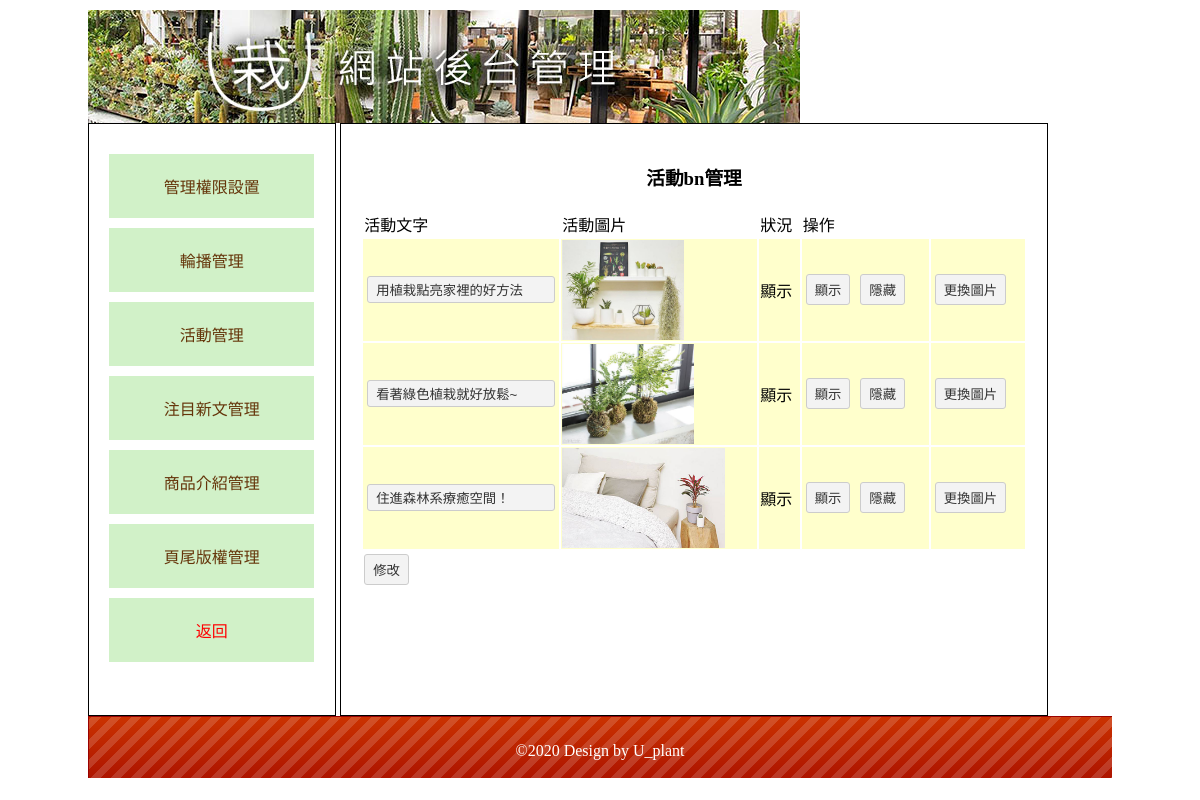
The app's page /admin.php?redo=banner3s (signed in) with its own data.
### tables this page shows
CREATE TABLE `q1t7_img` (
  `id` int(11) NOT NULL,
  `text` text NOT NULL,
  `img` text NOT NULL,
  `dpy` int(11) NOT NULL
);

CREATE TABLE `q4t11_footer` (
  `id` int(10) UNSIGNED NOT NULL,
  `once` text NOT NULL
);

### sql.php (called while the page is built, shortened)
<?php
$db = new PDO("mysql:host=127.0.0.1;dbname=s1080414;charset=utf8", "root", "");
function select($tb, $wh)
{
  global $db;
  return $db->query("SELECT * FROM " . $tb . " WHERE " . $wh)->fetchAll();
}
function jlo($lk)
{
  return "location.href='" . $lk . "'";
}
?>
<?php
$re = select("q4t11_footer", 1);
$bot = $re[0]['once'];
?>

### banner3s.php (the view)
<h3 class="ct">活動bn管理</h3>
<form method="post" action="api.php?do=image3smdy">
  <table width="100%">
    <tbody>
      <tr class="yel">
        <td width="30%">活動文字</td>
        <td width="30%">活動圖片</td>
        <td>狀況</td>
        <td>操作</td>
      </tr>
      <?php
      $rer = select("q1t7_img", 1);
      foreach ($rer as $value) {
      ?>
  <tr bgcolor=#ffc>
     <td><input type="text" name="text[<?= $value['id'] ?>]" value="<?= $value['text'] ?>" id=""></td>
     <td><img style="height:100px" src="upload/<?= $value['img'] ?>"></td>
     <td>
       <?= ($value['dpy']) ? "顯示" : "隱藏"; ?>
     </td>
     <td>
            <input type="button" value="顯示" onclick="<?= jlo('api.php?do=bn3son&id=' . $value['id']) ?>">
            <input type="button" value="隱藏" onclick="<?= jlo('api.php?do=bn3soff&id=' . $value['id']) ?>">
          </td>
          <td><input type="button" onclick="op('#cover','#cvr','view.php?do=image3schg&id=<?= $value['id'] ?>')" value="更換圖片"></td>
    </tr>
      <?php
      }
      ?>
    </tbody>
  </table>
  <input type="submit" value="修改">
</form>

### admin.php (shortened to what this page needs)
<?php
require_once('sql.php');
$main = (empty($_GET['redo'])) ? "admain" : $_GET['redo'];
$re = select("q4t10_admin", "acc='" . $_SESSION['admin'] . "'");
$access = unserialize($re[0]['access']);
?>
<!DOCTYPE html PUBLIC "-//W3C//DTD XHTML 1.0 Transitional//EN" "http://www.w3.org/TR/xhtml1/DTD/xhtml1-transitional.dtd">
<html xmlns="http://www.w3.org/1999/xhtml">
<head>
  <link href="./Manage Page_files/css.css" rel="stylesheet" type="text/css">
</head>
<body>
  <div id="main" style="width: 1024px;height: 768px;overflow: scroll;padding: 0;margin: 10px auto;border: 0;">
    <div id="top">
      <a href="?">
        <img src="./Manage Page_files/0416.jpg">
      </a>
    </div>
    <div id="left" class="ct">
      <div style="min-height:400px;">
        <a href="?redo=admain">管理權限設置</a>
        <?= ($access[0]) ? '<a href="?redo=banner">輪播管理</a>' : '' ?>
        <?= ($access[1]) ? '<a href="?redo=banner3s">活動管理</a>' : '' ?>
        <?= ($access[2]) ? '<a href="?redo=anews">注目新文管理</a>' : '' ?>
        <?= ($access[3]) ? '<a href="?redo=tp">商品介紹管理</a>' : '' ?>
        <?= ($access[4]) ? '<a href="?redo=bot">頁尾版權管理</a>' : '' ?>
        <a href="api.php?do=adlogout" style="color:#f00;">返回</a>
      </div>
    </div>
    <div id="right"><?php include $main . ".php"; ?>
    </div>
    <div id="bottom" style="line-height:70px; color:#FFF; background:url(images/bot.png);" class="ct">
      <?= $bot ?>
    </div>
  </div>
</body>
</html>

### Manage Page_files/css.css (style rules this page uses)
body { font-family: "微軟正黑體"; }
#main { width: 1034px; padding: 10px; margin: 20px auto 20px auto; border: #000 solid 1px; min-height: 768px; }
#top a { color: #ce631c; text-decoration: none; }
#left { display: inline-block; width: 20%; padding: 2%; min-height: 550px; vertical-align: top; border: #000 1px solid; }
#left a { display: block; padding: 20px 5px 20px 5px; text-decoration: none; background: #d1f1c8; margin: 10px auto 10px auto; color: #65350a; }
.ct { text-align: center; }
#right { display: inline-block; width: 65%; padding: 2%; min-height: 550px; border: #000 1px solid; }
#bottom { height: 70px; background-size: cover; }
input[type="text"], input[type="password"], input[type="submit"], button, .button, input[type="reset"], input[type="button"], select，textarea, input[type="number"] { background: #f3f3f3; border: #ccc 1px solid; border-radius: 3px; padding: 5px 8px 5px 8px; text-decoration: none; margin: 3px; color: #333; }
input[type="text"], input[type="password"] { width: 170px; }

### records on screen
q1t7_img: text "用植栽點亮家裡的好方法", img (picture), dpy "顯示"
q1t7_img: text "看著綠色植栽就好放鬆~", img (picture), dpy "顯示"
q1t7_img: text "住進森林系療癒空間！", img (picture), dpy "顯示"
q4t11_footer: once "©2020 Design by U_plant"
